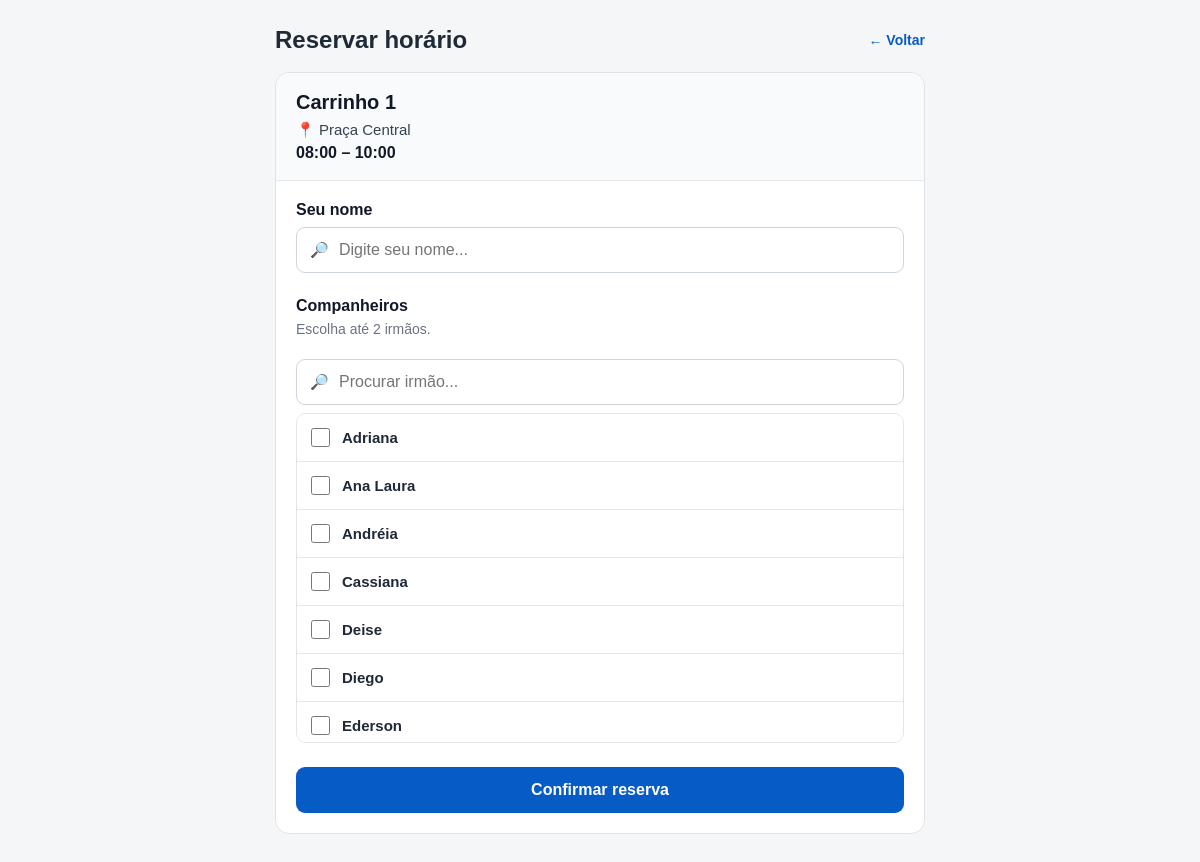
The page /participar/1 on the database its author committed.
### app/models.py (models this page shows)
class Carrinho(db.Model):
    id = db.Column(
        db.Integer,
        primary_key=True
    )
    nome = db.Column(
        db.String(50),
        nullable=False
    )
    ativo = db.Column(
        db.Boolean,
        default=True
    )

class Local(db.Model):
    id = db.Column(
        db.Integer,
        primary_key=True
    )
    nome = db.Column(
        db.String(100),
        nullable=False
    )
    ativo = db.Column(
        db.Boolean,
        default=True
    )

class Programacao(db.Model):
    id = db.Column(
        db.Integer,
        primary_key=True
    )
    data = db.Column(
        db.Date,
        nullable=False
    )
    hora_inicio = db.Column(
        db.Time,
        nullable=False
    )
    hora_fim = db.Column(
        db.Time,
        nullable=False
    )
    carrinho_id = db.Column(
        db.Integer,
        db.ForeignKey("carrinho.id"),
        nullable=False
    )
    local_id = db.Column(
        db.Integer,
        db.ForeignKey("local.id"),
        nullable=False
    )
    quantidade_maxima = db.Column(
        db.Integer,
        default=3
    )
    carrinho = db.relationship(
        "Carrinho"
    )
    local = db.relationship(
        "Local"
    )

class Pessoa(db.Model):
    id = db.Column(
        db.Integer,
        primary_key=True
    )
    nome = db.Column(
        db.String(100),
        nullable=False,
        unique=True
    )
    ativo = db.Column(
        db.Boolean,
        default=True
    )

### app/routes.py (the view, shortened to what this page needs)
@routes.route(
    "/participar/<int:programacao_id>",
    methods=["GET", "POST"]
)
def participar(programacao_id):
    programacao = Programacao.query.get_or_404(
        programacao_id
    )
    pessoas = Pessoa.query.filter_by(
        ativo=True
    ).order_by(
        Pessoa.nome
    ).all()
    return render_template(
        "participar.html",
        programacao=programacao,
        pessoas=pessoas
    )

### app/templates/participar.html (shortened to what this page needs)
<!DOCTYPE html>
<html lang="pt-BR">
<head>
    <link
        rel="stylesheet"
        href="{{ url_for('static', filename='css/style.css') }}"
    >
</head>
<body>
<div class="app">
    <main class="conteudo-novo">
        <div class="pagina-reserva">
            <div class="topo-reserva">
                <h2>Reservar horário</h2>
                <a
                    class="voltar-reserva"
                    href="{{ url_for(
                        'routes.agenda',
                        data=programacao.data.isoformat()
                    ) }}"
                >
                    ← Voltar
                </a>
            </div>
            <div class="card-reserva">
                <div class="resumo-reserva">
                    <h3>
                        {{ programacao.carrinho.nome }}
                    </h3>
                    <div class="resumo-local">
                        📍 {{ programacao.local.nome }}
                    </div>
                    <div class="resumo-horario">
                        {{ programacao.hora_inicio.strftime('%H:%M') }}
                        –
                        {{ programacao.hora_fim.strftime('%H:%M') }}
                    </div>
                </div>
                <form
                    method="POST"
                    class="form-reserva"
                >
                    <div class="campo-reserva">
                        <label for="busca-nome">
                            Seu nome
                        </label>
                        <div class="busca-pessoa">
                            <span class="icone-busca">
                            </span>
                            <input
                                type="text"
                                id="busca-nome"
                                placeholder="Digite seu nome..."
                                autocomplete="off"
                            >
                        </div>
                    </div>
                    <div class="campo-reserva">
                        <label>
                            Companheiros
                        </label>
                        <p class="descricao-companheiros">
                            Escolha até 2 irmãos.
                        </p>
                        <div class="busca-pessoa">
                            <span class="icone-busca">
                            </span>
                            <input
                                type="text"
                                id="busca-companheiro"
                                placeholder="Procurar irmão..."
                                autocomplete="off"
                            >
                        </div>
                        <div
                            id="lista-pessoas"
                            class="lista-pessoas"
                        >
                            {% for pessoa in pessoas %}
                                <label
                                    class="pessoa-checkbox"
                                    data-nome="{{ pessoa.nome }}"
                                >
                                    <input
                                        type="checkbox"
                                        name="pessoas"
                                        value="{{ pessoa.nome }}"
                                    >
                                    <span>
                                        {{ pessoa.nome }}
                                    </span>
                                </label>
                            {% endfor %}
                        </div>
                    </div>
                    <button
                        type="submit"
                        class="botao-confirmar-reserva"
                    >
                        Confirmar reserva
                    </button>
                </form>
            </div>
        </div>
    </main>
</div>
</body>
</html>

### app/static/css/style.css (style rules this page uses)
* { box-sizing: border-box; margin: 0; padding: 0; }
body { font-family: Arial, sans-serif; background: #f4f6f8; color: #17202a; padding-bottom: 80px; }
h2 { font-size: 18px; margin: 18px 0 12px; }
button { border: none; background: #0756ad; color: white; padding: 10px 18px; border-radius: 7px; font-size: 14px; font-weight: bold; cursor: pointer; }
.campo-reserva { margin-bottom: 18px; }
.campo-reserva label { display: block; font-weight: bold; margin-bottom: 7px; }
.campo-reserva input, .campo-reserva select { width: 100%; box-sizing: border-box; padding: 12px; border: 1px solid #ccc; border-radius: 8px; font-size: 16px; background: white; }
.conteudo-novo { width: calc(100% - 52px); max-width: 1400px; margin: 26px auto 50px; box-sizing: border-box; }
.pagina-reserva { max-width: 650px; margin: 0 auto; }
.topo-reserva { display: flex; align-items: center; justify-content: space-between; gap: 15px; margin-bottom: 18px; }
.topo-reserva h2 { margin: 0; font-size: 24px; color: #1f2937; }
.voltar-reserva { color: #075bc5; text-decoration: none; font-size: 14px; font-weight: 600; }
.card-reserva { background: #ffffff; border: 1px solid #dfe3e8; border-radius: 14px; overflow: hidden; }
.resumo-reserva { padding: 18px 20px; border-bottom: 1px solid #e5e8eb; background: #f8fafc; }
.resumo-reserva h3 { margin: 0 0 7px 0; font-size: 20px; color: #111827; }
.resumo-local { font-size: 15px; color: #374151; margin-bottom: 5px; }
.resumo-horario { font-size: 16px; font-weight: 700; color: #111827; }
.form-reserva { padding: 20px; }
.campo-reserva { margin-bottom: 24px; }
.campo-reserva > label { display: block; margin-bottom: 8px; font-size: 16px; font-weight: 700; color: #111827; }
.campo-reserva input[type="text"] { width: 100%; box-sizing: border-box; padding: 13px 14px; border: 1px solid #cfd5dc; border-radius: 9px; font-size: 16px; outline: none; }
.descricao-companheiros { margin: -2px 0 12px 0; color: #6b7280; font-size: 14px; }
.lista-pessoas { display: flex; flex-direction: column; border: 1px solid #e1e5e9; border-radius: 10px; overflow: hidden; }
.pessoa-checkbox { display: flex !important; align-items: center; gap: 12px; min-height: 48px; padding: 0 14px; margin: 0 !important; border-bottom: 1px solid #e5e7eb; cursor: pointer; font-size: 15px; font-weight: 500; color: #1f2937; box-sizing: border-box; }
.pessoa-checkbox input[type="checkbox"] { width: 19px; height: 19px; margin: 0; flex: 0 0 auto; cursor: pointer; }
.pessoa-checkbox span { flex: 1; }
.botao-confirmar-reserva { width: 100%; border: none; border-radius: 9px; padding: 14px 18px; background: #075bc5; color: white; font-size: 16px; font-weight: 700; cursor: pointer; }
.busca-pessoa { position: relative; display: flex; align-items: center; }
.icone-busca { position: absolute; left: 14px; font-size: 15px; pointer-events: none; }
.busca-pessoa input { padding-left: 42px !important; }
.lista-pessoas { margin-top: 8px; display: flex; flex-direction: column; border: 1px solid #e1e5e9; border-radius: 10px; overflow: hidden; max-height: 330px; overflow-y: auto; }
.pessoa-checkbox { display: flex !important; align-items: center; gap: 12px; min-height: 48px; padding: 0 14px; margin: 0 !important; border-bottom: 1px solid #e5e7eb; cursor: pointer; font-size: 15px; font-weight: 500; color: #1f2937; box-sizing: border-box; background: white; }
.lista-pessoas .pessoa-checkbox { display: flex !important; align-items: center; gap: 12px; min-height: 48px; padding: 0 14px; margin: 0 !important; border-bottom: 1px solid #e5e7eb; background: white; color: #1f2937; cursor: pointer; }
.lista-pessoas .pessoa-checkbox input[type="checkbox"] { width: 19px; height: 19px; margin: 0; }
.lista-pessoas .pessoa-checkbox span { color: #1f2937; flex: 1; }

### rows shown on the page
Carrinho: carrinho.nome "Carrinho 1"
Local: local.nome "Praça Central"
Programacao: hora_inicio "08:00", hora_fim "10:00"
Pessoa: nome "Adriana"
Pessoa: nome "Ana Laura"
Pessoa: nome "Andréia"
Pessoa: nome "Cassiana"
Pessoa: nome "Deise"
Pessoa: nome "Diego"
Pessoa: nome "Ederson"
